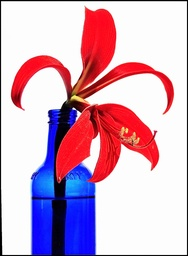
#> input picture image.jpg, 188 x 256 px, shrunk from 367 x 500 before the run
$ python read_dataset.py   (Python 2 division)
#> lines starting #> are read from the running program, lines starting #| are printed output that depends on the picture
### conv.py
import numpy as np


def sigmoid_activation(x):
	return 1/(1+np.exp(-x))


def sigmoid_derivative(x):
	return sigmoid_activation(x)*(1 - sigmoid_activation(x))


def relu_activation(x):
	return x.clip(min=0)


def relu_derivative(x):
	x[x < 0] = 0
	x[x > 0] = 1
	return x


# assuming stride to be one and no changes in the 2D dimension
def conv_block(conv_input, current_filters):
	# print conv_input.shape
	in_row, in_col, prev_f_no = conv_input.shape

	# print current_filters
	f_size_current, f_size_current, current_f_no = current_filters.shape

	output_wo_activation = np.zeros((in_row, in_col, current_f_no))
	current_output = np.zeros((in_row, in_col, current_f_no))

	input_channel_zero_padded = np.zeros((in_row + (f_size_current+1)/2, in_col + (f_size_current+1)/2, prev_f_no))

	for input_channel in range(prev_f_no):
		input_channel_zero_padded[:, :, input_channel] = \
			np.pad(conv_input[:, :, input_channel], (1), 'constant', constant_values=(0))

	for conv_filter in range(current_f_no):
		for row in range(in_row):
			for col in range(in_col):
				conv_sum = 0
				for input_channel in range(prev_f_no):
					current_filter = current_filters[:, :, conv_filter]
					patch = input_channel_zero_padded[row: row + f_size_current, col: col + f_size_current, input_channel]
					conv_sum = conv_sum + sum(sum(np.multiply(current_filter, patch)))

				output_wo_activation[row][col][conv_filter] = conv_sum #/ (prev_f_no*10)
				# current_output[row][col][conv_filter] = sigmoid_activation(output_wo_activation[row][col][conv_filter])
				current_output[row][col][conv_filter] = relu_activation(conv_sum)

	print "conv wo activation: ", output_wo_activation
	print "conv after activation: ", current_output

	return current_output, output_wo_activation

# [42 lines of commented-out code are left out]

### backprop.py
import numpy as np
import conv


def derivative_square_error(output, target):
	error = output - target
	squared_error = error * error
	return error


# Loss at the output layer
def compute_loss(output, target):
	out_row, out_col, out_channels = target.shape
	print "target shape", target.shape
	loss = np.zeros((out_row, out_col, out_channels))
	print "out_channels", out_channels
	for colour in range(out_channels):
		loss[:, :, colour] = derivative_square_error(output[:, :, colour], target[:, :, colour])
	return loss


# Back propagation
# Loss at layer l --> Backprop to layer l-1
# Update weights between layer l-1 and l
def backprop(delta_out, input, input_wo_act, weights, is_output_layer):
	alpha = 0.001
	input_sum = np.sum(input, axis = 2)
	input_sum_zero_padded = np.pad(input_sum, (1), 'constant', constant_values=(0))
	in_row, in_col = input_sum_zero_padded.shape

	# compute delta weights
	weight_dim = weights.shape
	print "weight dim: ", weight_dim

	delta_matrix = np.zeros(weight_dim)
	for row in range(weight_dim[0]):
		for col in range(weight_dim[1]):
			# [6 lines of commented-out code are left out]
			delta_w = sum(sum(np.multiply(delta_out[:, :, 0],
										  input_sum_zero_padded[row: row+in_row - weight_dim[0] + 1,
										  col: col+in_col - weight_dim[1] + 1])))
			delta_matrix[row][col][0] = delta_w

	# compute delta inputs
	input_dim = input.shape
	print "input dim: ", input_dim

	delta_x_matrix = np.zeros(input_dim)

	# flipped_weights = np.flipud(np.fliplr(weights))
	flipped_weights = np.zeros((weight_dim))
	for i in range(weight_dim[2]):
		flipped_weights[:, :, i] = np.flipud(np.fliplr(weights[:, :, i]))
		# print "weights ", weights[:, :, i]
		# print "flipped weights ", flipped_weights[:, :, i]

	print "input_wo_act in bp before derivative ", input_wo_act
	if is_output_layer:
		delta_out = delta_out * conv.relu_derivative(input_wo_act)
	else:
		# delta_out = delta_out * conv.sigmoid_derivative(input_wo_act)
		delta_out = delta_out * conv.relu_derivative(input_wo_act)
	print "delta_out ", delta_out
	_, delta_x_matrix = conv.conv_block(delta_out, flipped_weights)

	# [9 lines of commented-out code are left out]
	weights -= alpha * delta_w

	return delta_x_matrix


conv_input = np.zeros((2, 2, 1))
conv_input[0][0][0] = 1
conv_input[1][0][0] = 2
conv_input[0][1][0] = 3
conv_input[1][1][0] = 4

conv_target = np.zeros((2, 2, 1))
conv_target[0][0][0] = 70
conv_target[1][0][0] = 75
conv_target[0][1][0] = 60
conv_target[1][1][0] = 55

# [4 lines of commented-out code are left out]

current_filters = np.zeros((3, 3, 1))
current_filters[0][0][0] = 1
current_filters[0][1][0] = 2
current_filters[0][2][0] = 3
current_filters[1][0][0] = 4
current_filters[1][1][0] = 5
current_filters[1][2][0] = 6
current_filters[2][0][0] = 7
current_filters[2][1][0] = 8
current_filters[2][2][0] = 9

# [29 lines of commented-out code are left out]

### read_dataset.py
# load and display an image with Matplotlib
from matplotlib import image
from matplotlib import pyplot
import conv as conv
from conv import conv_block
import backprop as bp
import numpy as np


def normalize_output_layer(output):
    num_layers = output.shape[2]
    normalized_output = np.zeros(output.shape)
    for l in range(num_layers):
        max_value = np.amax(output[:, :, l])
        min_value = np.amin(output[:, :, l])
        normalized_output[:, :, l] = (output[:, :, l] - min_value)/(max_value - min_value)
    return normalized_output


# load image as pixel array
data = image.imread('image.jpg')
#> data is the input picture: shape (256, 188, 3); mean R, G, B 209.6, 173.7, 197
# print(data)

# summarize shape of the pixel array
print("Shape of colour image: ", data.shape)
#| Shape of colour image:  (256, 188, 3)

r = data[:, :, 0]/255.0
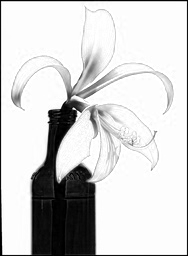
#> r: shape (256, 188) float64; min 0, max 1, mean 0.822
g = data[:, :, 1]/255.0
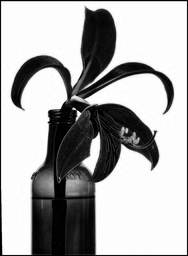
#> g: shape (256, 188) float64; min 0, max 1, mean 0.681
b = data[:, :, 2]/255.0
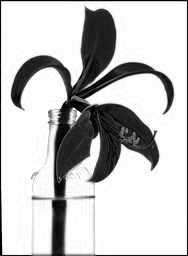
#> b: shape (256, 188) float64; min 0, max 1, mean 0.772
print r, g, b
#> (printed output is left out)


# Gray(r, g, b) = 0.21r + 0.72g + 0.07b
grayscale = 0.21*r + 0.72*g + 0.07*b
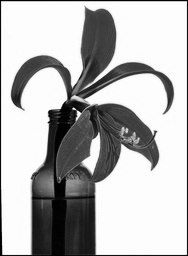
#> grayscale: shape (256, 188) float64; min 0, max 1, mean 0.717
print("Shape of B/W image: ", grayscale.shape)
#| Shape of B/W image:  (256, 188)
# [12 lines of commented-out code are left out]
iterations = 10
layers = 3

# print grayscale.shape[0], grayscale.shape[1]
curr_input = np.zeros((grayscale.shape[0], grayscale.shape[1], 1))
# print curr_input.shape
curr_input[:, :, 0] = grayscale

# print "input shape: ", curr_input.shape
W = [np.random.rand(3, 3, 3)*0.1, np.random.rand(3, 3, 3)*0.1, np.random.rand(3, 3, 3)*0.1]
layer_output = [curr_input]
layer_output_wo_activation = [curr_input]

for i in range(iterations):
    print "Iteration Number: ", i
    for l in range(layers):
        print "Forward pass layer number: ", l
        # if l == layers-1:
        #     curr_input = normalize_output_layer(curr_input)
        curr_input, without_activation = conv_block(curr_input, W[l])
        layer_output.append(curr_input)
        layer_output_wo_activation.append(without_activation)

    layer_output[-1] = conv.sigmoid_activation(layer_output_wo_activation[-1])

    target = np.zeros((grayscale.shape[0], grayscale.shape[1], 3))
    target[:, :, 0] = r
    target[:, :, 1] = g
    target[:, :, 2] = b

    loss = bp.compute_loss(layer_output_wo_activation[layers], target)
    # loss = bp.compute_loss(conv.sigmoid_activation(layer_output_wo_activation[layers]), target)
    # print sum(loss[:, :, 0])

    curr_loss = loss
    is_output_layer = True
    for l in range(0, layers):
        print "Backward pass layer number: ", l
#> (the run stopped early here; a loop or call above may not have finished)
